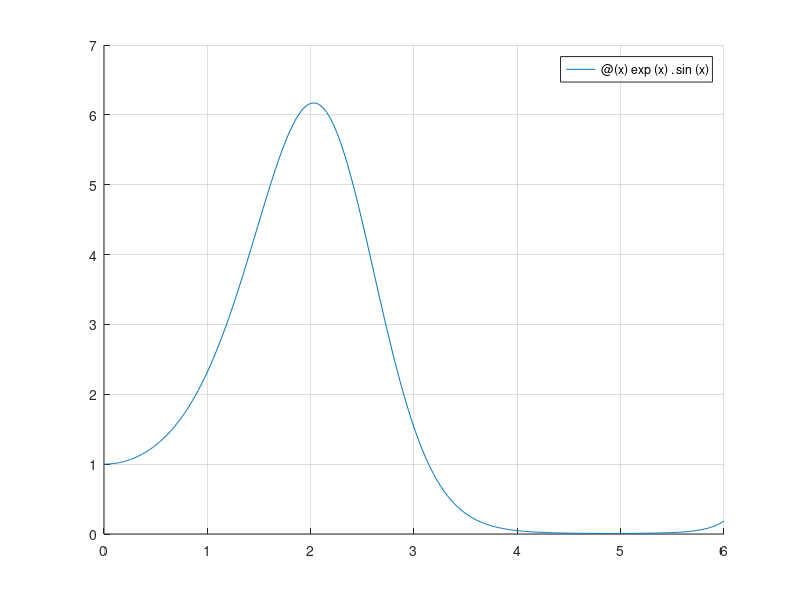

This chart was generated by the following MATLAB code: (Note: this script raises an error after producing the figure.)
function lab4problem3
  clf; hold on; grid on;
 
  % 13 equidistant points
  points = linspace(0, 6, 13);
  
  f = @(x) exp(x).^sin(x);
  fplot(f, [0 6]);
  
  int_points = [0 1 1.2 3 3.6 4 4.8 5.4];
  int_values = arrayfun(f, int_points);
  vls = newtonInterpolation(points, f(points), int_points);
  
  scatter(int_points, vls, 'filled');
  plot(int_points, vls);
  legend("f", "Newton");
endfunction
